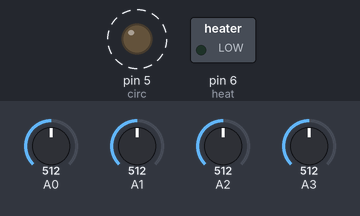
Bench run of a sketch on a simulated Arduino Uno, built with avr-gcc and run on an emulated ATmega328P. On the bench: switched loads named in the sketch (green lamp = pin HIGH), output pins drawn as LEDs (lit = HIGH). Dashed ring = blinking. The test bench sets the inputs (shaded band); at power-on: A0 = 512, A1 = 512, A2 = 512, A3 = 512. What the sketch prints to the serial monitor is not drawn.

Above: at 0.05 s.
Timing chart, 0 to 3.0 s (numbered marks = the images above):
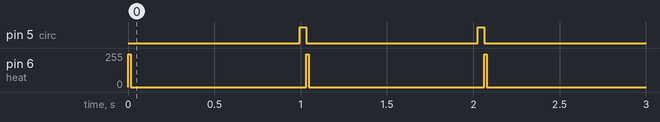

The sketch:

aircasting_tmp36.ino
```cpp
/*
Each sensor reading should be written as one line to the serial output. Lines should end
with '\n' and should have the following format:

<Measurement value>;<Sensor package name>;<Sensor name>;<Type of measurement>;<Short type of measurement>;<Unit name>;<Unit symbol/abbreviation>;<T1>;<T2>;<T3>;<T4>;<T5>

The Sensor name should be different for each sensor.

T1..T5 are integer thresholds which guide how values should be displayed -
- lower than T1 - extremely low / won't be displayed
- between T1 and T2 - low / green
- between T2 and T3 - medium / yellow
- between T3 and T4 - high / orange
- between T4 and T5 - very high / red
- higher than T5 - extremely high / won't be displayed
*/

#include <SoftwareSerial.h> //Header for software serial communication
SoftwareSerial mySerial(2, 3); //Assign 2 as Rx and 3 as Tx

float maxv, CO, NO2;
int humi, kelv, cel, fah, circ = 5, heat = 6;

void setup()
{
  Serial.begin(115200); //Serial communication for Arduino Serial Monitor
  mySerial.begin(115200); //Serial communcation for Aircasting Application
  pinMode(circ, OUTPUT);
  pinMode(heat, OUTPUT);
}

void GetTemp()
{
  float val2 = analogRead(A2);
  val2 = (val2 * 5.0)/1023;
  val2 = (val2 - 0.5)*100;
  cel = val2;
  kelv = val2 + 273.15;
  fah = ((val2 * 9)/5.0) + 32;
}

void loop()
{
  //call up the calculation functions
  GetHumi();
  GetTemp();
  GetCO();
  GetNO2();

  //Display of humidity
  mySerial.print(humi);
  mySerial.print(";InsertSensorPackageName;HIH4030;Humidity;RH;percent;%;0;25;50;75;100");
  mySerial.print("\n");
  Serial.print("Humidity: ");
  Serial.print(humi);
  Serial.print("% ");

  //Display of CO gas sensor
  mySerial.print(CO);
  mySerial.print(";InsertSensorPackageName;TGS2442;CO Gas;CO;response indicator;RI;0;25;50;75;100");
  mySerial.print("\n");
  Serial.print("CO Gas: ");
  Serial.print(CO);
  Serial.print("% ");

  //Display of temperature in K, C, and F
  /*
  mySerial.print(kelv);
  mySerial.print(";InsertSensorPackageName;TMP36;Temperature;K;kelvin;K;273;300;400;500;600");
  mySerial.print("\n");
  mySerial.print(cel);
  mySerial.print(";InsertSensorPackageName;TMP36;Temperature;C;degrees Celsius;C;0;10;15;20;25");
  mySerial.print("\n");
  */
  mySerial.print(fah);
  mySerial.print(";InsertSensorPackageName;TMP36;Temperature;F;degrees Fahrenheit;F;0;30;60;90;120");
  mySerial.print("\n");

  Serial.print("Temperature: ");
  // Serial.print(kelv);
  // Serial.print("K ");
  // Serial.print(cel);
  // Serial.print("C ");
  Serial.print(fah);
  Serial.print("F ");

  mySerial.print(NO2);
  mySerial.print(";InsertSensorPackageName;MiCS-2710;N02 Gas;NO2;response indicator;RI;0;25;50;75;100");
  mySerial.print("\n");
  Serial.print("NO2 Gas: ");
  Serial.print(NO2);
  Serial.println("%");
}

void GetCO()
{
  digitalWrite(circ, LOW);
  analogWrite(heat, 245);
  delay(14);
  analogWrite(heat, 0);
  delay(981);
  digitalWrite(circ, HIGH);
  delay(3);
  float val1 = analogRead(A1);
  CO = map(val1, 0 , 1023, 0, 100);
}

void GetHumi()
{
  float val0 = analogRead(A0);
  float maxv = (3.27-(0.006706*cel));
  humi = ((((val0/1023)*5)-0.8)/maxv)*100;
}

void GetNO2()
{
  float val3 = analogRead(A3);
  NO2 = map(val3, 1023, 0, 0, 100);
}

float map(float x, float in_min, float in_max, float out_min, float out_max)
{
  return (x - in_min) * (out_max - out_min) / (in_max - in_min) + out_min;
}
```

Measured:
- by itself, pin 5 (circ): alternates HIGH for 0.04 s and LOW for 1.0 s
- by itself, pin 6 (heat): alternates 245/255 for 0.01 s and 0/255 for 1.0 s
